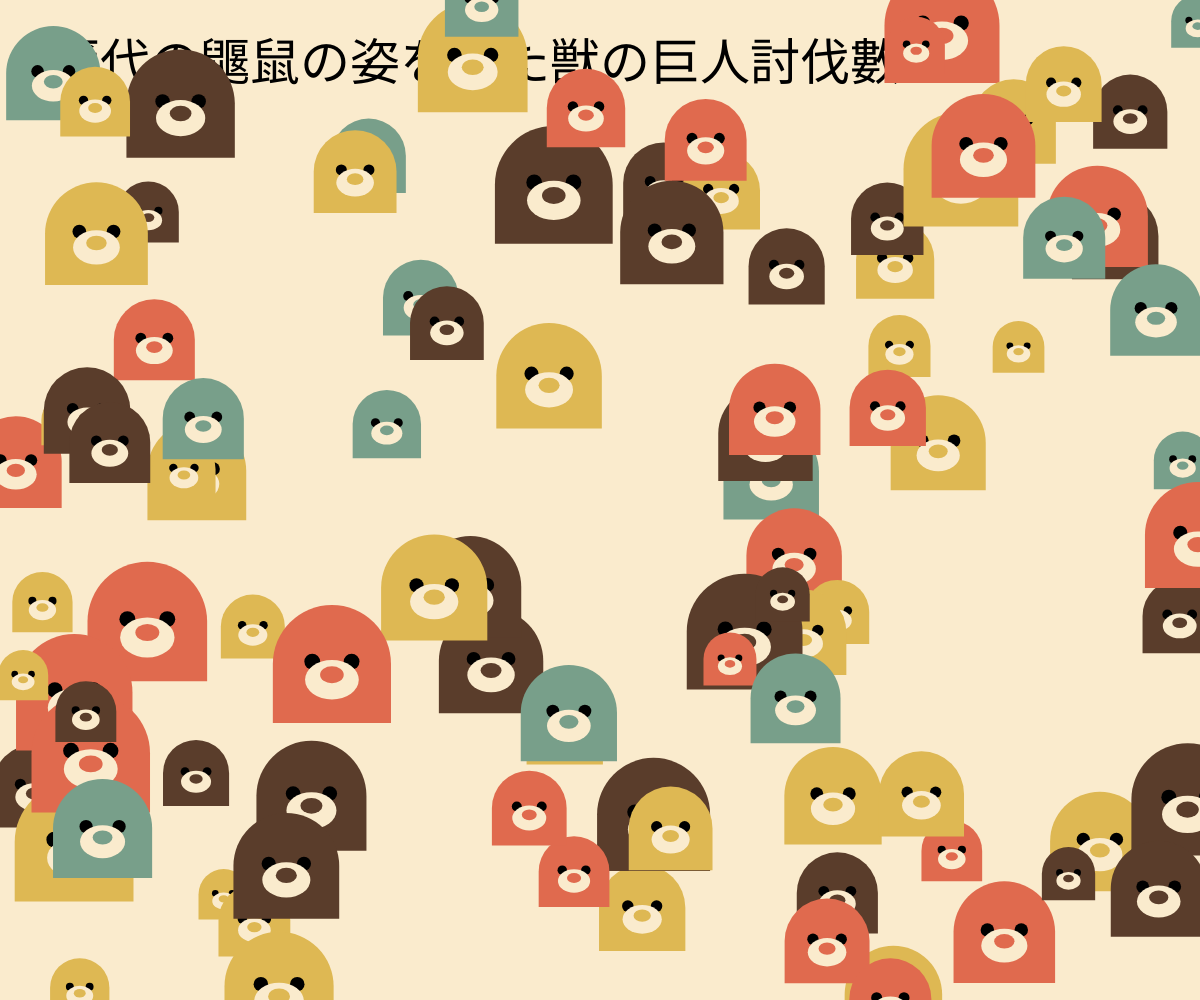
Frame 1 (no input)
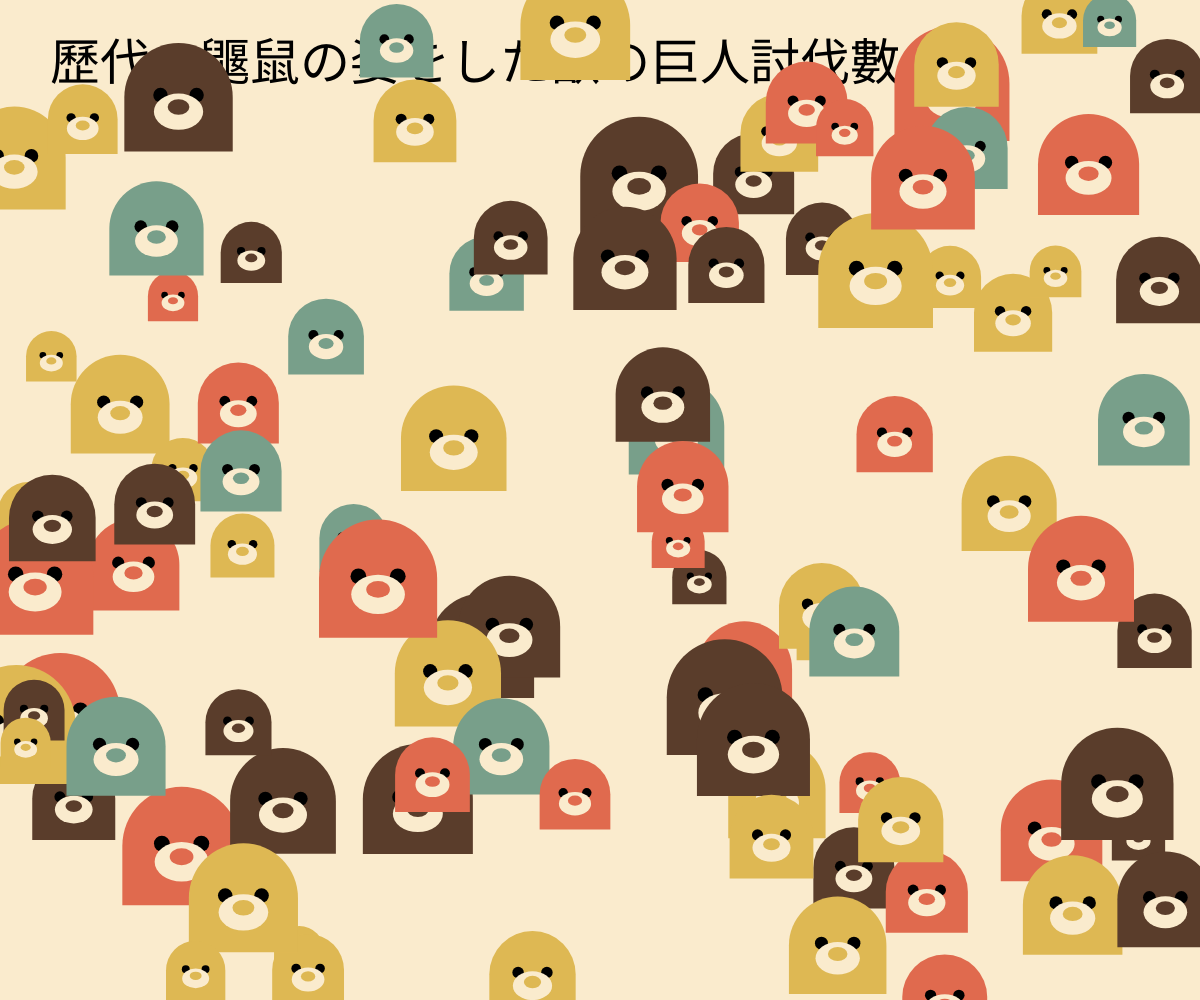
Frame 60 (no input)
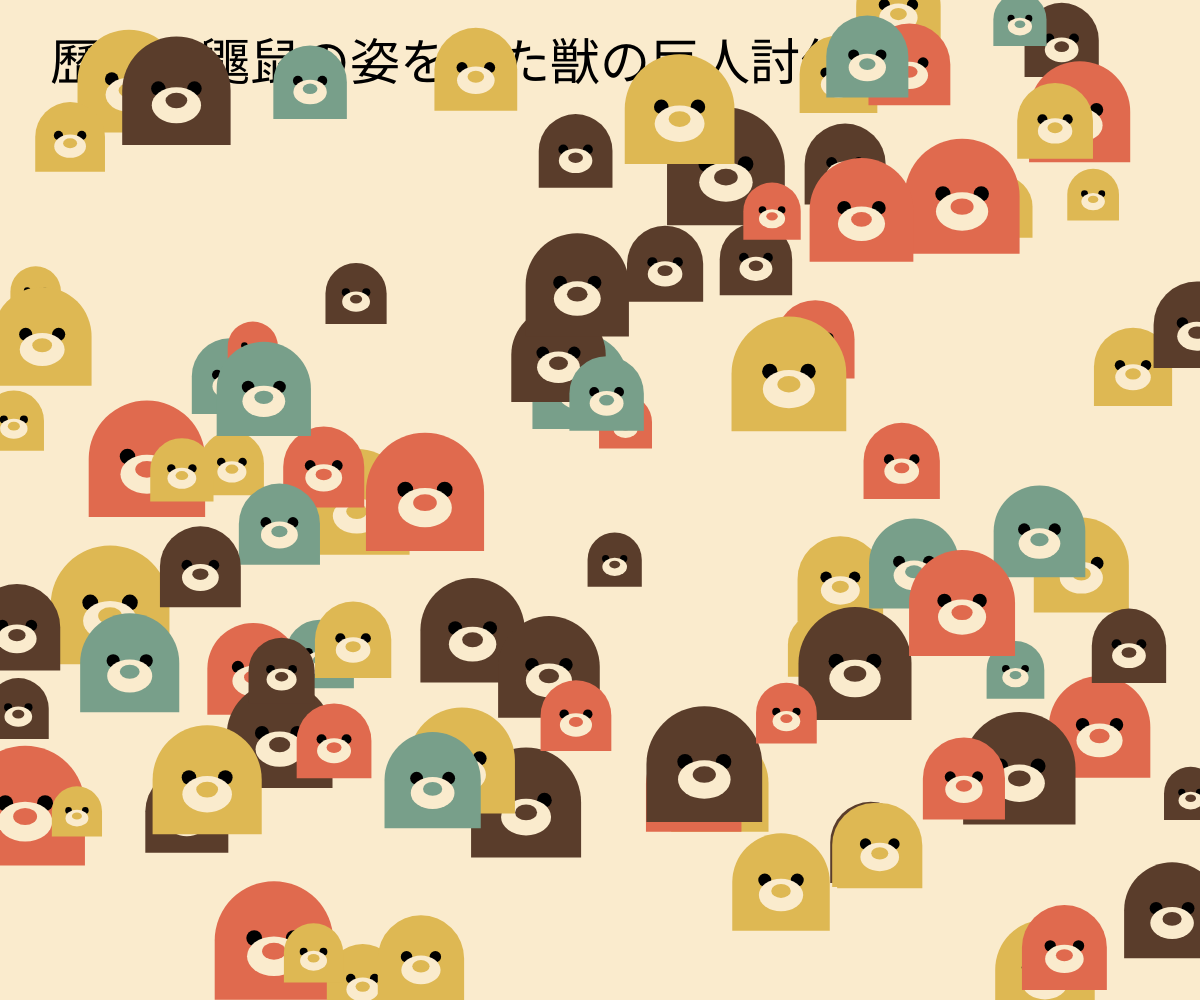
Frame 120 (the mouse pressed at the canvas centre since frame 60)

The p5.js sketch that drew these frames (run headless with seeded random() and noise() and a simulated clock; from frame 60 on, the mouse is pressed at the canvas centre):

// p5.js sketch
// ── sketch.js
var colors = ["#E06A4E", "#DEB853", "#789F8A", "#5A3D2B"]; 
var nose_colors = ["#FAEBCD"];
var balls = []
var ball
class ball_class{
  constructor(args){
    this.p = args.p || {x:width/2,y:height/2};
    this.r = args.r || random(50,120)
    this.color = args.color || random(colors)
    this.v = args.v || {x:random(-2,2),y:random(-2,2)}
    this.nose_color = args.nose_color || random(nose_colors)
    
    this.b = args.b || random(50, 120)
  }
  draw(){
   
      noStroke();
      fill(this.color); 
      rectMode(CENTER);
      rect(this.p.x, this.p.y, this.b, this.b, this.b / 2, this.b / 2, 0, 0); 
  
      fill("#000000");
      circle(this.p.x - this.b / 6, this.p.y - this.b / 50, this.b / 7.5); 
      circle(this.p.x + this.b / 6, this.p.y - this.b / 50, this.b / 7.5); 
  
      fill(this.nose_color);
      ellipse(this.p.x, this.p.y + this.b / 7.5, this.b / 2.2, this.b / 3); 
  
      fill(this.color); 
      ellipse(this.p.x, this.p.y + this.b / 11, this.b / 5, this.b / 7); 
    }
  
  
  update(){
   
      this.p.x=this.p.x+this.v.x
      this.p.y=this.p.y+this.v.y

      if(this.p.x<0){
        this.v.x=-this.v.x}
      if(this.p.x>width){
         this.v.x=-this.v.x}
      if(this.p.y<0){
        this.v.y=-this.v.y}
      if(this.p.y>height){
         this.v.y=-this.v.y}

      }
      isBallInRange() {
        let d = dist (mouseX,mouseY,this.p.x,this.p.y)
            if(d<this.b){
            return true
            }
            else{
            return false
            }
          }
}


    

function setup() {
  createCanvas(windowWidth, windowHeight);
  for(i = 0; i < 100; i++){
    ball = new ball_class({
      v: {x: random(-2, 2), y: random(-2, 2)},
      p: {x: random(0, width), y:random(0,height)},
      a: {x: 0, y: 0}
     
     
    })
    balls.push(ball)
  }
}
var score=0
function draw() {
  background("#FAEBCD")
  fill(0)
  textSize(50)
  text("歷代の鼴鼠の姿をした獣の巨人討伐數:"+score,50,80)
  fill(ball.color)
  for(j = 0; j < balls.length; j++){
    ball = balls[j]
    ball.draw()
    ball.update()
    if(ball.isBallInRange()){
    ball.v.x=ball.v.x+0.8
    ball.v.y=ball.v.y+0.8
    }
   
  }
}

function mousePressed(){
  //ball = new ball_class({
    //v: {x: random(-2, 2), y: random(-2, 2)},
    //p: {x:mouseX, y:mouseY},
    //a: {x: 0, y: 0}
    
   
  //})
  //balls.push(ball)
  for(let ball of balls){
    if(ball.isBallInRange()){
      balls.splice(balls.indexOf(ball),1)
      score=score+1
    }
  }
  fill("#f00")
  textSize(70)
  text(score,50,0)
}
